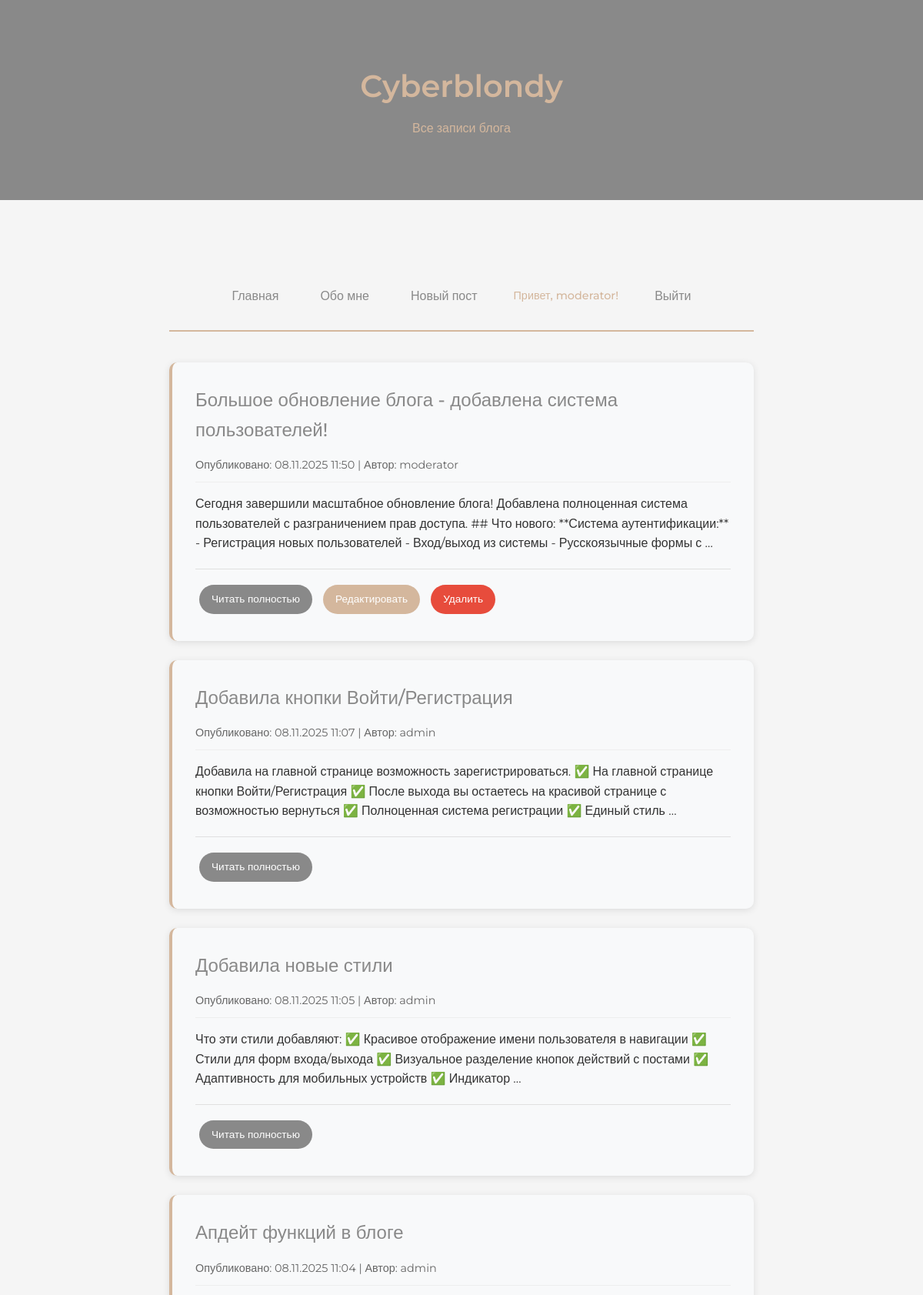
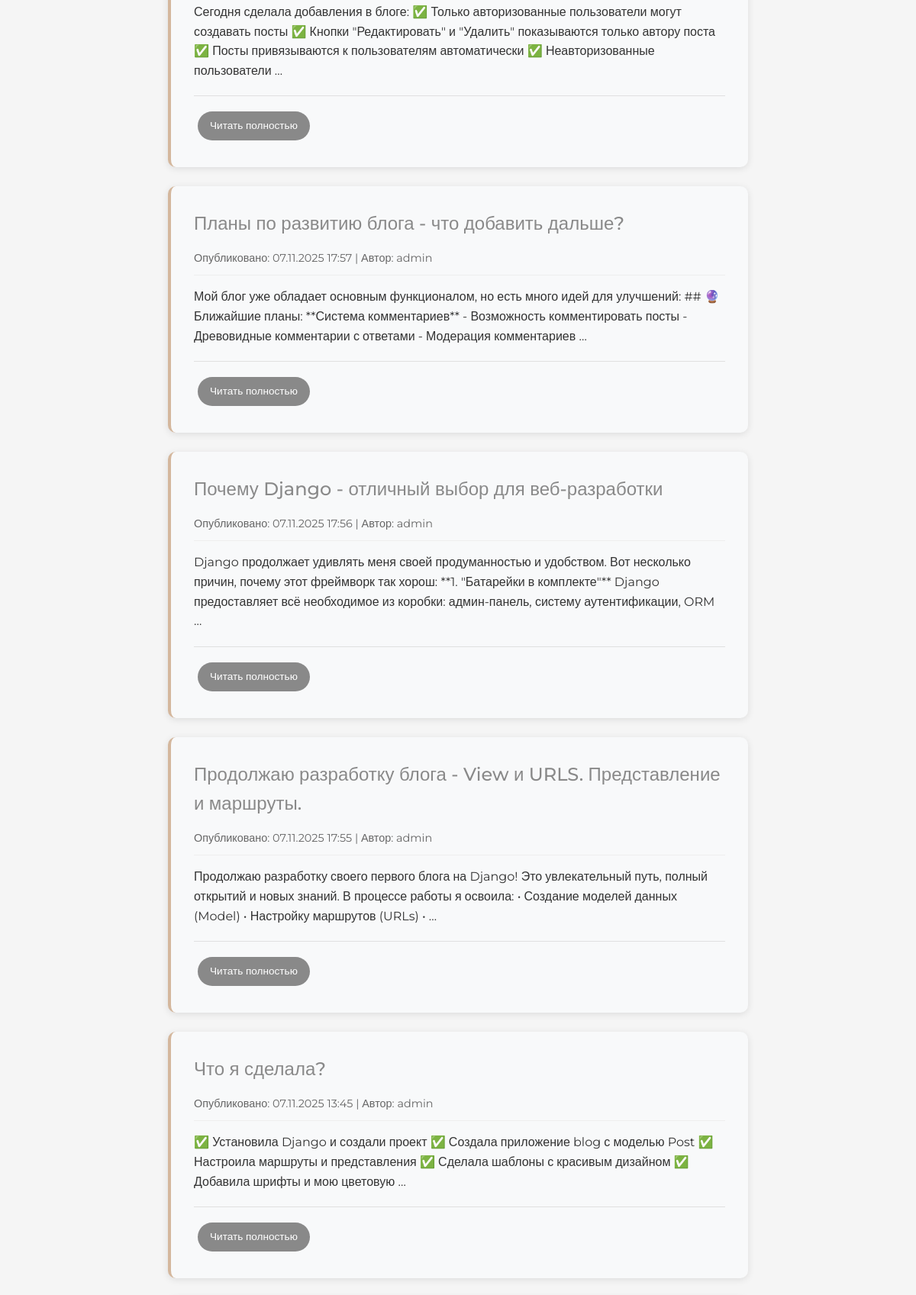
The app's page /posts/ (signed in, upper part) with its own data (2 pictures, top to bottom).
### blog/models.py (models this page shows, shortened)
class Post(models.Model):
    title = models.CharField(max_length=100, verbose_name='Заголовок')
    content = models.TextField(verbose_name='Содержание')
    created_at = models.DateTimeField(default=timezone.now, verbose_name='Дата создания')
    author = models.ForeignKey(User, on_delete=models.CASCADE, verbose_name='Автор')
    class Meta:
        verbose_name = 'Пост'
        verbose_name_plural = 'Посты'
        ordering = ['-created_at']

### blog/views.py (the view)
# urls.py: path('posts/', PostListView.as_view(), name='post_list'),
class PostListView(ListView):
    model = Post
    template_name = 'blog/post_list.html'
    context_object_name = 'posts'

### blog/templates/blog/post_list.html (shortened to what this page needs)
{% load static %}
<!DOCTYPE html>
<html lang="ru">
<head>
    <link rel="stylesheet" href="{% static 'css/style.css' %}">
</head>
<body>
    <div class="header">
        <div class="container">
            <h1>Cyberblondy</h1>
            <p>Все записи блога</p>
        </div>
    </div>
    <div class="container">
        <nav class="main-nav">
            <a href="{% url 'home' %}" class="nav-link">Главная</a>
            <a href="{% url 'about' %}" class="nav-link">Обо мне</a>
            <a href="{% url 'post_create' %}" class="nav-link">Новый пост</a>
            {% if user.is_authenticated %}
                <span class="nav-user">Привет, {{ user.username }}!</span>
                <a href="{% url 'logout' %}" class="nav-link">Выйти</a>
            {% else %}
                <a href="{% url 'login' %}" class="nav-link">Войти</a>
                <a href="{% url 'register' %}" class="nav-link">Регистрация</a>
            {% endif %}
        </nav>
        {% for post in posts %}
        <div class="post">
            <h2><a href="{% url 'post_detail' post.pk %}" class="post-title-link">{{ post.title }}</a></h2>
            <p class="post-meta">
                Опубликовано: {{ post.created_at|date:"d.m.Y H:i" }} |
                Автор: {{ post.author.username }}
            </p>
            <p>{{ post.content|truncatewords:30 }}</p>
            <div class="post-actions">
                <a href="{% url 'post_detail' post.pk %}" class="btn btn-read">Читать полностью</a>
                {% if user.is_authenticated and user == post.author %}
                    <a href="{% url 'post_edit' post.pk %}" class="btn btn-edit">Редактировать</a>
                    <a href="{% url 'post_delete' post.pk %}" class="btn btn-delete">Удалить</a>
                {% endif %}
            </div>
        </div>
        {% empty %}
        <div class="empty-message">
            Пока нет записей. <a href="{% url 'post_create' %}" class="empty-link">Будьте первым, кто добавит запись!</a>
        </div>
        {% endfor %}
    </div>
</body>
</html>

### static/css/style.css (style rules this page uses)
* { margin: 0; padding: 0; box-sizing: border-box; }
body { font-family: 'Montserrat', sans-serif; background-color: #f5f5f5; color: #333; line-height: 1.6; }
.container { max-width: 800px; margin: 0 auto; padding: 40px 20px; }
.header { background-color: #898989; color: #d4b79d; padding: 40px 0; text-align: center; margin-bottom: 40px; }
.header h1 { font-size: 2.5rem; font-weight: 600; margin-bottom: 10px; }
.main-nav { text-align: center; margin-bottom: 40px; padding: 20px 0; border-bottom: 2px solid #d4b79d; display: flex; justify-content: center; align-items: center; flex-wrap: wrap; gap: 10px; }
.nav-link { display: inline-block; padding: 10px 20px; color: #898989; text-decoration: none; font-weight: 500; border: 2px solid transparent; border-radius: 25px; transition: all 0.3s ease; white-space: nowrap; }
.nav-user { color: #d4b79d; font-weight: 500; padding: 10px 15px; font-size: 0.9rem; }
.post { background-color: #f8f9fa; padding: 30px; margin-bottom: 25px; border-radius: 10px; box-shadow: 0 2px 10px rgba(0,0,0,0.1); border-left: 4px solid #d4b79d; }
.post h2 { color: #898989; font-weight: 500; margin-bottom: 15px; font-size: 1.5rem; }
.post-title-link { color: #898989; text-decoration: none; transition: color 0.3s ease; }
.btn { display: inline-block; padding: 8px 16px; margin: 5px; border: none; border-radius: 20px; text-decoration: none; font-family: 'Montserrat', sans-serif; font-size: 0.9rem; font-weight: 500; cursor: pointer; transition: all 0.3s ease; }
.btn-read { background-color: #898989; color: white; }
.btn-edit { background-color: #d4b79d; color: white; }
.btn-delete { background-color: #e74c3c; color: white; }
.post-actions { margin-top: 20px; padding-top: 15px; border-top: 1px solid #e0e0e0; }
.post-meta { color: #666; font-size: 0.9rem; margin-bottom: 15px; padding-bottom: 10px; border-bottom: 1px solid #eee; }
.post-actions .btn { margin: 5px; font-size: 0.85rem; }

### records on screen
Post: title "Большое обновление блога - добавлена система пользователей!", created_at "08.11.2025 11:50", author.username "moderator", content "Сегодня завершили масштабное обновление блога! Добавлена полноценная система пользователей с разграничением прав доступа. ## Что нового: **Система аутентификации:** - Регистрация новых пользователей - Вход/выход из системы - Русскоязычные формы с …", shows "Редактировать"
Post: title "Добавила кнопки Войти/Регистрация", created_at "08.11.2025 11:07", author.username "admin", content "Добавила на главной странице возможность зарегистрироваться. ✅ На главной странице кнопки Войти/Регистрация ✅ После выхода вы остаетесь на красивой странице с возможностью вернуться ✅ Полноценная система регистрации ✅ Единый стиль …"
Post: title "Добавила новые стили", created_at "08.11.2025 11:05", author.username "admin", content "Что эти стили добавляют: ✅ Красивое отображение имени пользователя в навигации ✅ Стили для форм входа/выхода ✅ Визуальное разделение кнопок действий с постами ✅ Адаптивность для мобильных устройств ✅ Индикатор …"
Post: title "Апдейт функций в блоге", created_at "08.11.2025 11:04", author.username "admin", content "Сегодня сделала добавления в блоге: ✅ Только авторизованные пользователи могут создавать посты ✅ Кнопки \"Редактировать\" и \"Удалить\" показываются только автору поста ✅ Посты привязываются к пользователям автоматически ✅ Неавторизованные пользователи …"
Post: title "Планы по развитию блога - что добавить дальше?", created_at "07.11.2025 17:57", author.username "admin", content "Мой блог уже обладает основным функционалом, но есть много идей для улучшений: ## 🔮 Ближайшие планы: **Система комментариев** - Возможность комментировать посты - Древовидные комментарии с ответами - Модерация комментариев …"
Post: title "Почему Django - отличный выбор для веб-разработки", created_at "07.11.2025 17:56", author.username "admin", content "Django продолжает удивлять меня своей продуманностью и удобством. Вот несколько причин, почему этот фреймворк так хорош: **1. \"Батарейки в комплекте\"** Django предоставляет всё необходимое из коробки: админ-панель, систему аутентификации, ORM …"
Post: title "Продолжаю разработку блога - View и URLS. Представление и маршруты.", created_at "07.11.2025 17:55", author.username "admin", content "Продолжаю разработку своего первого блога на Django! Это увлекательный путь, полный открытий и новых знаний. В процессе работы я освоила: • Создание моделей данных (Model) • Настройку маршрутов (URLs) • …"
Post: title "Что я сделала?", created_at "07.11.2025 13:45", author.username "admin", content "✅ Установила Django и создали проект ✅ Создала приложение blog с моделью Post ✅ Настроила маршруты и представления ✅ Сделала шаблоны с красивым дизайном ✅ Добавила шрифты и мою цветовую …"

### other values on screen
{{ user.username }} "moderator"
